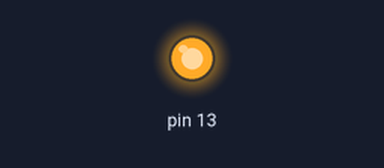
Bench run of a sketch on a simulated Arduino Uno, built with avr-gcc and run on an emulated ATmega328P. Shown: output pins drawn as LEDs (lit = HIGH).

Above: at 0.1 s.
Timing chart, 0 to 1.6 s (numbered marks = the images above):
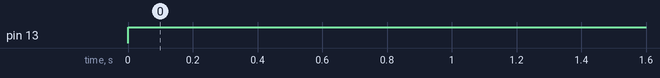

Measured:
- by itself, pin 13: LOW → HIGH at 0.00 s

The sketch:

TestDriveRelay.ino
```cpp
void setup() {
  // initialize serial:
  Serial.begin(9600);
  pinMode(13, OUTPUT);
  // reserve 200 bytes for the inputString:
}

void loop() {
  digitalWrite(13, HIGH);
}
```
